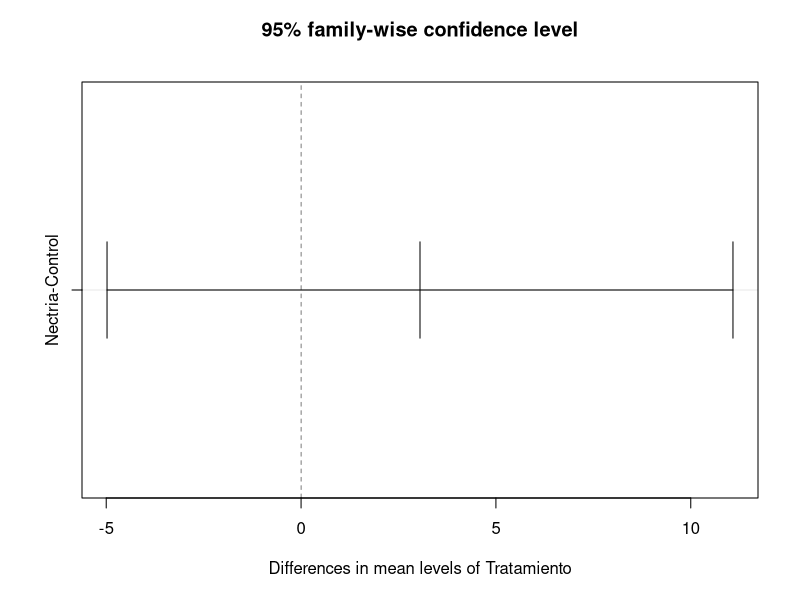
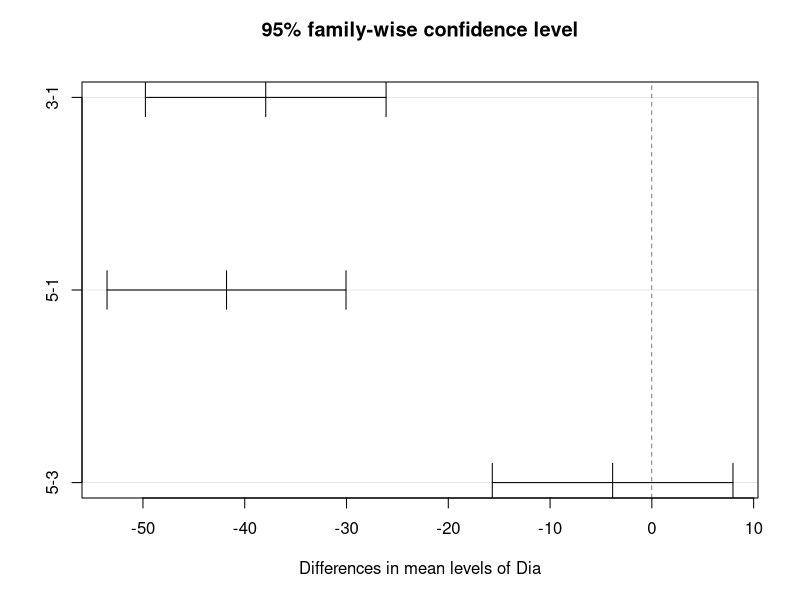
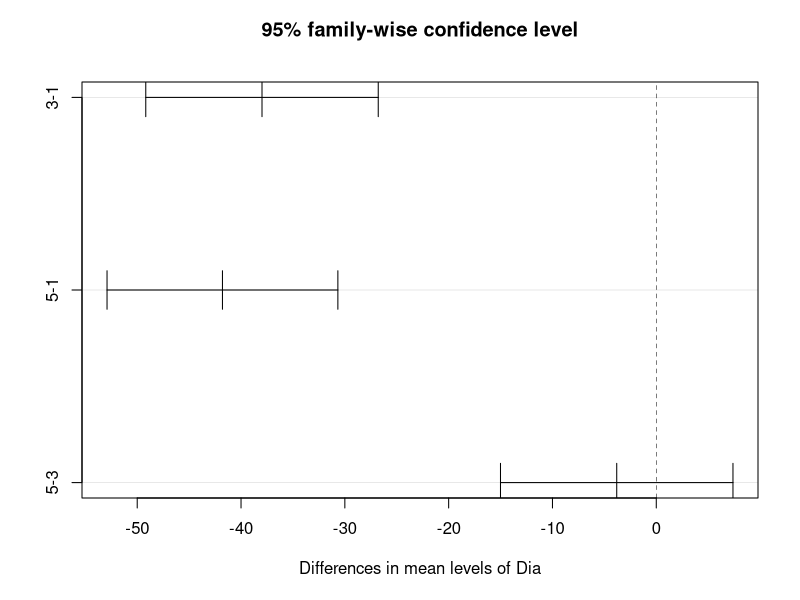
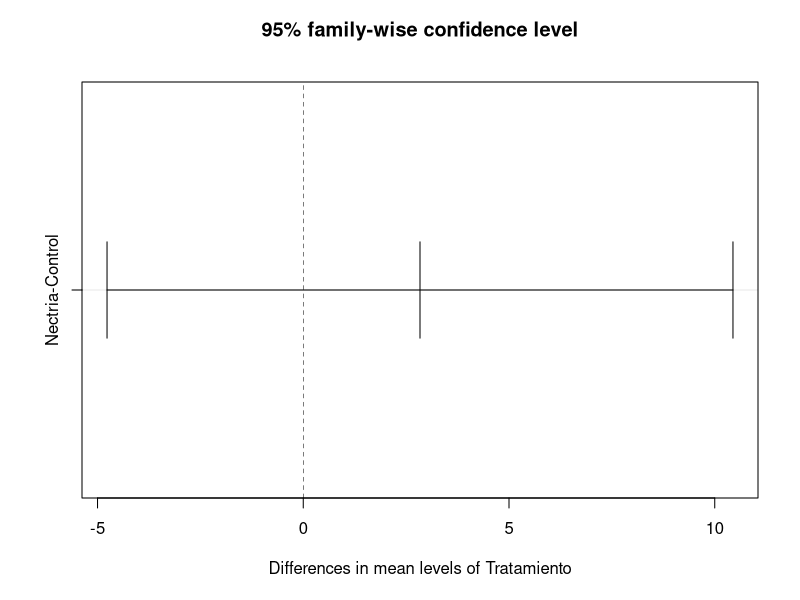
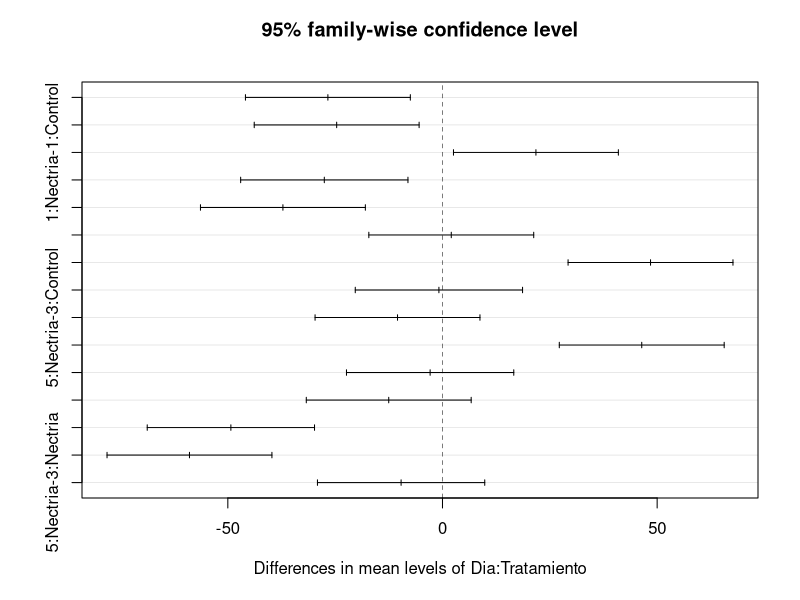
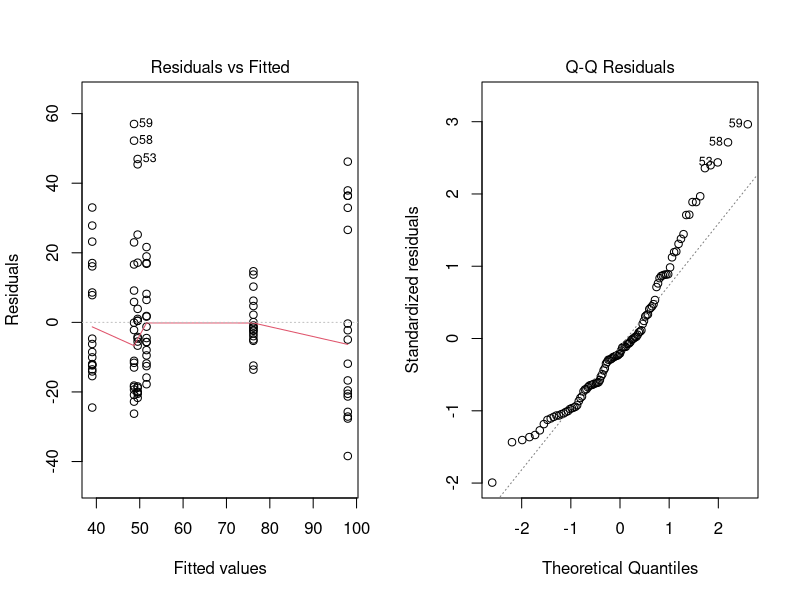
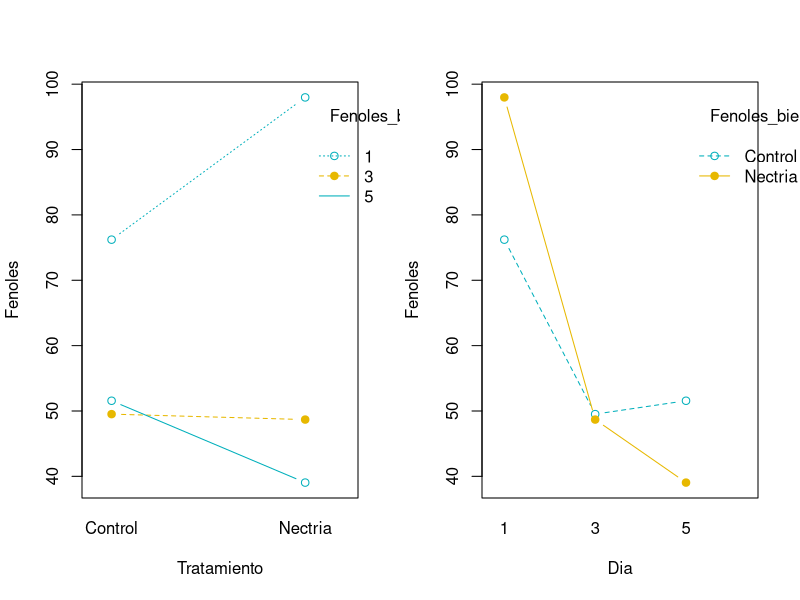

The R script that drew these images, in order:
#Cargar el archivo, seleccionando los datos: numerico, texto, numerico
library(readxl)
Fenoles_bien <- read_excel("Fenoles_bien.xlsx")
View(Fenoles_bien) 

#summary
head(Fenoles_bien)
summary((Fenoles_bien))

#comando para observar el tipo de caracter (ejemplo = dia es num, Tratam es chr, fenol, num)
str(Fenoles_bien)

#Convertir nuestro caracter (num, chr) en FACTORES (dia y tratamiento)
Fenoles_bien$Dia <- as.factor(Fenoles_bien$Dia)
Fenoles_bien$Tratamiento <- as.factor(Fenoles_bien$Tratamiento)
str(Fenoles_bien)

#ANOVA SIN VER INTERACCION
anova1 <- aov(Fenoles ~ Tratamiento + Dia, data = Fenoles_bien)
summary (anova1)
model.tables(anova1, "means")
TukeyHSD(anova1)
plot(TukeyHSD(anova1))

#TWO-WAY ANOVA INTERACCION, (USAR) ES LO MISMO EN AMBOS CASOS. res.aov3 lo dejare en comentario
#res.aov3 <- aov(Fenoles ~ Dia + Tratamiento + Dia:Tratamiento, data = Fenoles_bien)
anova3 <- aov(Fenoles ~ Dia*Tratamiento, data = Fenoles_bien)
summary (anova3)
model.tables(anova3, "means")

#Prueba de medias 
TukeyHSD(anova3)
plot(TukeyHSD(anova3))

#codes para plots, Normal residues
par(mfrow=c(1,2))
plot(anova3, which=1:2)


#Two-way interaction plot
interaction.plot(x.factor = Fenoles_bien$Tratamiento, trace.factor = Fenoles_bien$Dia, 
                 response = Fenoles_bien$Fenoles, fun = mean, 
                 type = "b", legend = TRUE, 
                 xlab = "Tratamiento", ylab="Fenoles",
                 pch=c(1,19), col = c("#00AFBB", "#E7B800"))

interaction.plot(x.factor = Fenoles_bien$Dia, trace.factor = Fenoles_bien$Tratamiento, 
                 response = Fenoles_bien$Fenoles, fun = mean, 
                 type = "b", legend = TRUE, 
                 xlab = "Dia", ylab="Fenoles",
                 pch=c(1,19), col = c("#00AFBB", "#E7B800"))



